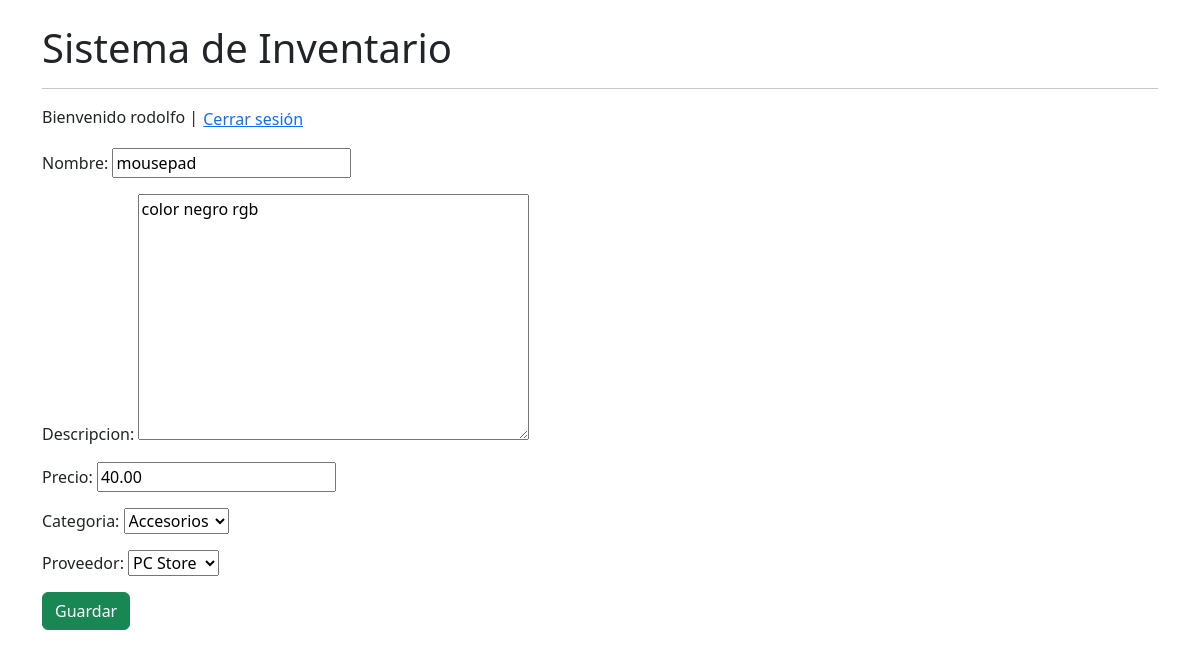
The app's page /editar/5/ (signed in) with its own data.
### inventario/models.py (models this page shows, shortened)
class Producto(models.Model):
    nombre = models.CharField(max_length=100)
    descripcion = models.TextField()
    precio = models.DecimalField(max_digits=10, decimal_places=2)
    categoria = models.ForeignKey(
        Categoria,
        on_delete=models.CASCADE
    )
    proveedor = models.ForeignKey(
        Proveedor,
        on_delete=models.CASCADE
    )

class Categoria(models.Model):
    nombre = models.CharField(max_length=100)
    slug = models.SlugField(blank=True)
    def __str__(self):
        return self.nombre

class Proveedor(models.Model):
    nombre = models.CharField(max_length=100)
    telefono = models.CharField(max_length=20)
    def __str__(self):
        return self.nombre

### inventario/views.py (the view)
@login_required
def editar_producto(request, id):
    producto = get_object_or_404(
        Producto,
        id=id
    )
    if request.method == 'POST':
        form = ProductoForm(
            request.POST,
            instance=producto
        )
        if form.is_valid():
            form.save()
            return redirect('lista_productos')
    else:
        form = ProductoForm(
            instance=producto
        )
    return render(
        request,
        'inventario/form_producto.html',
        {'form': form}
    )

### inventario/forms.py
class ProductoForm(forms.ModelForm):
    class Meta:
        model = Producto
        fields = '__all__'

### inventario/templates/inventario/form_producto.html (shortened to what this page needs)
{% extends 'inventario/base.html' %}
{% block contenido %}
<form method="POST">
    {{ form.as_p }}
    <button type="submit"
    class="btn btn-success">
        Guardar
    </button>
</form>
{% endblock %}

### inventario/templates/inventario/base.html (shortened to what this page needs)
<!DOCTYPE html>
<html>
<head>
<link href="https://cdn.jsdelivr.net/npm/bootstrap@5.3.3/dist/css/bootstrap.min.css"
rel="stylesheet">
</head>
<body>
<div class="container mt-4">
    <h1>Sistema de Inventario</h1>
    <hr>
    <div class="mb-3">
    {% if user.is_authenticated %}
        Bienvenido {{ user.username }}
        |
        <form action="{% url 'logout' %}" method="post" style="display:inline;">
            <button type="submit" class="btn btn-link p-0">
                Cerrar sesión
            </button>
        </form>
    {% else %}
        <a href="{% url 'login' %}">
            Iniciar sesión
        </a>
    {% endif %}
    </div>
    {% block contenido %}
    {% endblock %}
</div>
</body>
</html>

### records on screen
Producto: nombre "mousepad", descripcion "color negro rgb", precio "40.00", categoria "Accesorios", proveedor "PC Store"

### other values on screen
{{ user.username }} "rodolfo"
